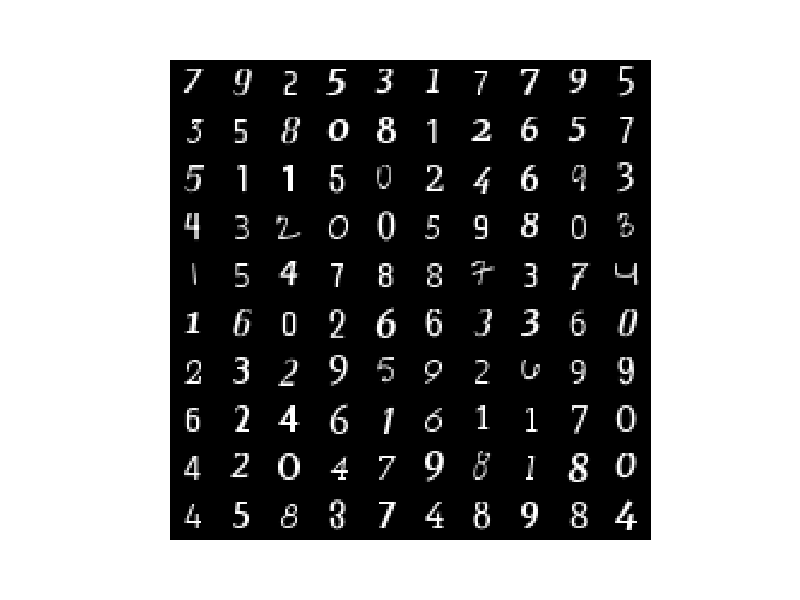
#> input picture english-number-ocr/images/font-data-viz.png, 800 x 600 px
$ python filter_avg.py ../english-number-ocr/images/font-data-viz.png 3
#> lines starting #> are read from the running program, lines starting #| are printed output that depends on the picture
import argparse
import math
import time
import matplotlib.image as mpimg
import matplotlib.pyplot as plt
import numpy as np
from scipy.ndimage import convolve


parser = argparse.ArgumentParser(description='Average an image.')
parser.add_argument('image', metavar='I', type=str,
                    help='the image to quantize')
parser.add_argument('neighborhood', metavar='N', type=int,
                    help='the LxL neighborhood of pixels to average over')


if __name__ == '__main__':
  args = parser.parse_args()

  N = args.neighborhood
  print('Average {} with neighborhood of {} pixels'.format(args.image, N))

  image = mpimg.imread(args.image)
#> image is the input picture: shape (600, 800, 4) float32; mean R, G, B, A 0.551, 0.551, 0.551, 1

  channels = []
  for i in range(3):
    channel = image[:, :, i]
    channels.append(convolve(channel, np.ones((N, N)) / (N ** 2), mode='constant'))
#> after the loop, channels = 3 items
  avg_image = np.dstack(channels)
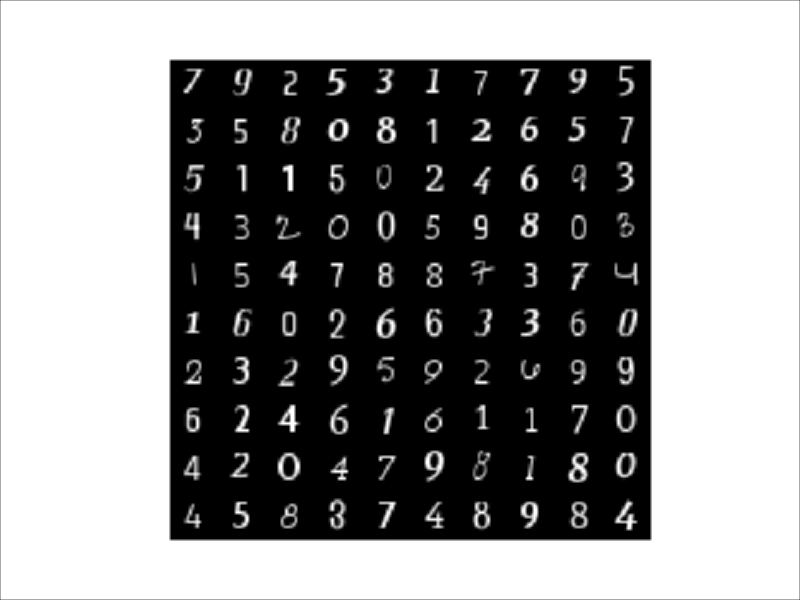
#> avg_image: shape (600, 800, 3) float32; min 0, max 1, mean 0.549

  plt.subplot(211)
  plt.axis('off')
  plt.imshow(image)

  plt.subplot(212)
  plt.axis('off')
  plt.imshow(avg_image)

  plt.show()
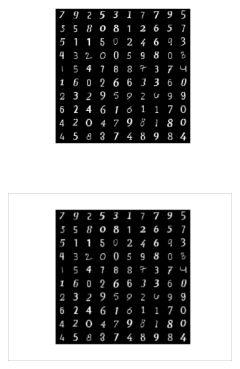
#> figure drawn by matplotlib, 2 panels
